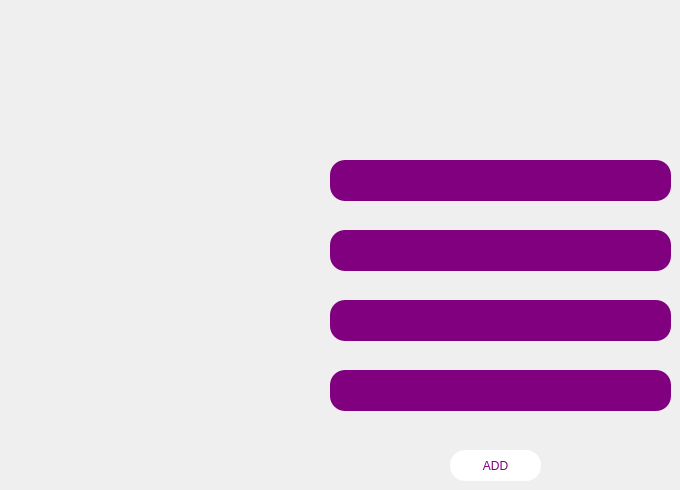
    <widget class="QWidget" name="tab">
     <attribute name="title">
      <string>Ajouter</string>
     </attribute>
     <widget class="QLineEdit" name="nom">
      <property name="geometry">
       <rect>
        <x>330</x>
        <y>160</y>
        <width>341</width>
        <height>41</height>
       </rect>
      </property>
      <property name="styleSheet">
       <string notr="true">color:white;
background:purple;
border-radius: 15px;</string>
      </property>
      <property name="text">
       <string/>
      </property>
     </widget>
     <widget class="QLineEdit" name="genre">
      <property name="geometry">
       <rect>
        <x>330</x>
        <y>300</y>
        <width>341</width>
        <height>41</height>
       </rect>
      </property>
      <property name="styleSheet">
       <string notr="true">color:white;
background:purple;
border-radius: 15px;</string>
      </property>
      <property name="text">
       <string/>
      </property>
     </widget>
     <widget class="QLineEdit" name="date">
      <property name="geometry">
       <rect>
        <x>330</x>
        <y>370</y>
        <width>341</width>
        <height>41</height>
       </rect>
      </property>
      <property name="styleSheet">
       <string notr="true">color:white;
background:purple;
border-radius: 15px;</string>
      </property>
      <property name="text">
       <string/>
      </property>
     </widget>
     <widget class="QPushButton" name="pushButton">
      <property name="geometry">
       <rect>
        <x>450</x>
        <y>450</y>
        <width>91</width>
        <height>31</height>
       </rect>
      </property>
      <property name="styleSheet">
       <string notr="true">color:purple;
background:white;
border-radius: 15px;</string>
      </property>
      <property name="text">
       <string>ADD</string>
      </property>
     </widget>
     <widget class="QLineEdit" name="capacity">
      <property name="geometry">
       <rect>
        <x>330</x>
        <y>230</y>
        <width>341</width>
        <height>41</height>
       </rect>
      </property>
      <property name="styleSheet">
       <string notr="true">color:white;
background:purple;
border-radius: 15px;</string>
      </property>
      <property name="text">
       <string/>
      </property>
     </widget>
    </widget>
